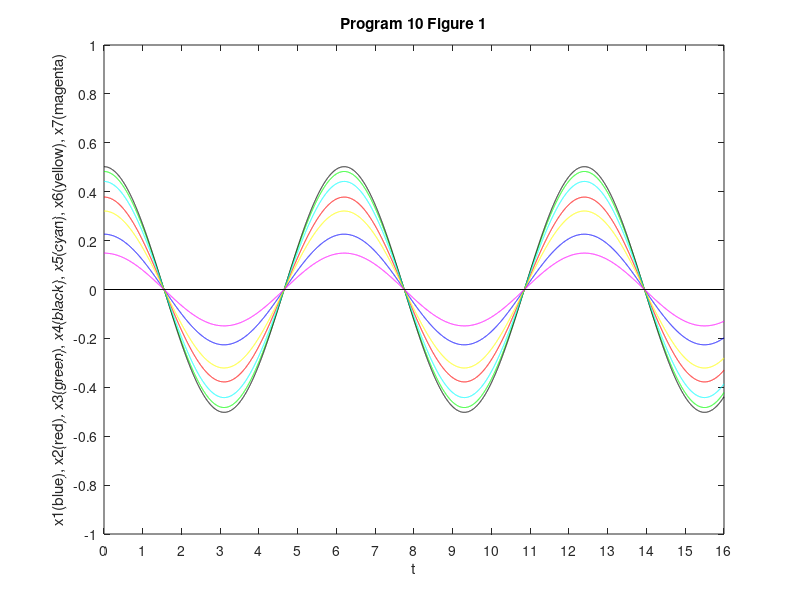
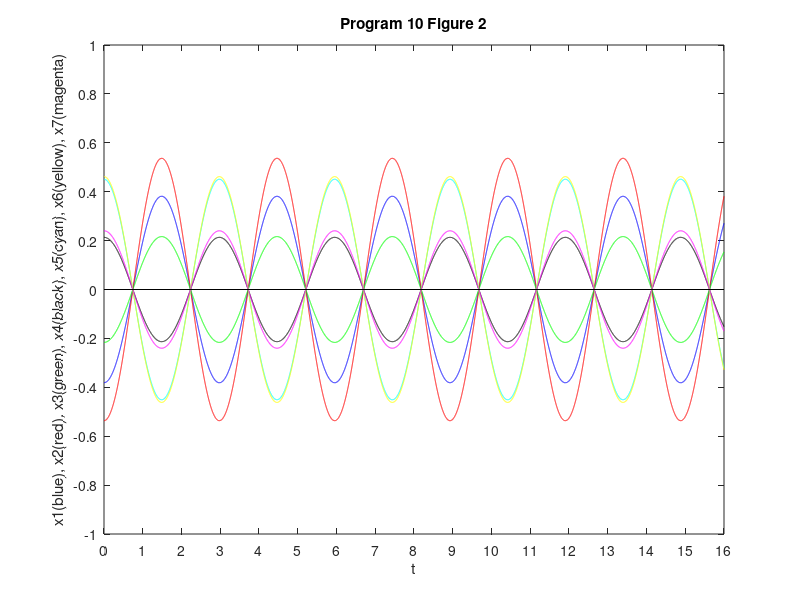
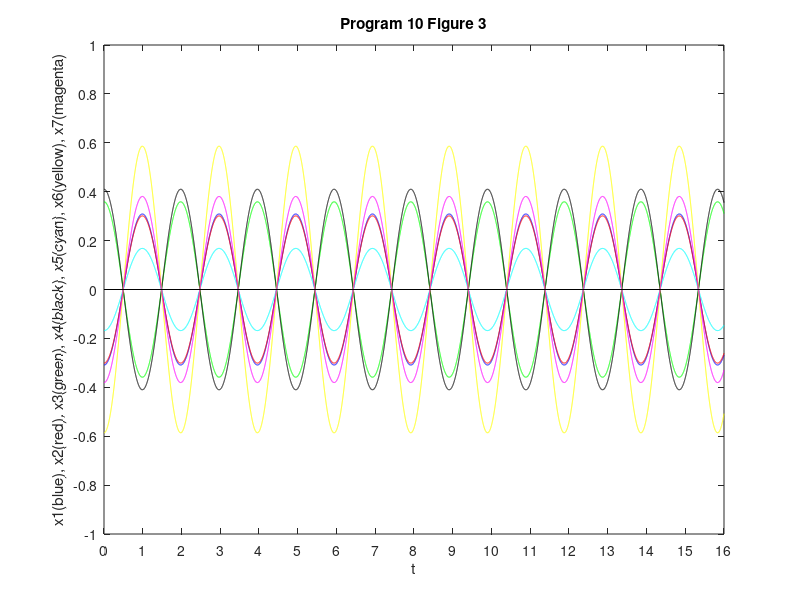
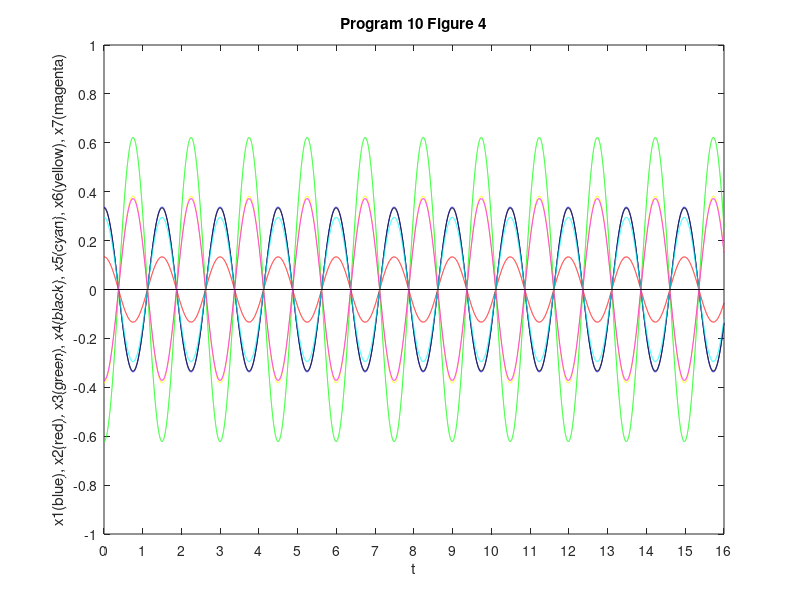

Source code (MATLAB) for these figures, in order:
% Yejun Song
% CSC 2262
% Spring 2023
% Program 10

format compact
clear, clc

m1 = .4;
m2 = .9;
m3 = .7;
m4 = .8;
m5 = .6;
m6 = .5;
m7 = .3;
k1 = 3.9;
k2 = 5.2;
k3 = 4.2;
k4 = 4.7;
k5 = 5.3;
k6 = 4.9;
k7 = 4.4;
k8 = 5.4;

 
A = [-(k1 + k2)/m1         k2/m1              0             0             0               0              0
             k2/m2   -(k2+k3)/m2          k3/m2             0             0               0              0
                 0         k3/m3    -(k3+k4)/m3         k4/m3             0               0              0
                 0             0          k4/m4   -(k4+k5)/m4         k5/m4               0              0
                 0             0              0         k5/m5   -(k5+k6)/m5           k6/m5              0
                 0             0              0             0         k6/m6     -(k6+k7)/m6          k7/m6
                 0             0              0             0             0           k7/m7    -(k7+k8)/m7];
A = -A;

[eigvec eigval] = eig(A);
t = 0 : .001 : 16;
lineX = [0, 16];
lineY = [0, 0];
titles(1,:) = 'Program 10 Figure 1';
titles(2,:) = 'Program 10 Figure 2';
titles(3,:) = 'Program 10 Figure 3';
titles(4,:) = 'Program 10 Figure 4';
titles(5,:) = 'Program 10 Figure 5';
titles(6,:) = 'Program 10 Figure 6';
titles(7,:) = 'Program 10 Figure 7';

for k = 1 : 7
 w = sqrt(eigval(k,k));
 c1 = eigvec(1,k);
 c2 = eigvec(2,k);
 c3 = eigvec(3,k);
 c4 = eigvec(4,k);
 c5 = eigvec(5,k);
 c6 = eigvec(6,k);
 c7 = eigvec(7,k);
 x1 = c1*cos(w*t);
 x2 = c2*cos(w*t);
 x3 = c3*cos(w*t);
 x4 = c4*cos(w*t);
 x5 = c5*cos(w*t);
 x6 = c6*cos(w*t);
 x7 = c7*cos(w*t);
 figure(k);
 plot(t,x1,'b',t,x2,'r',t,x3,'g',t,x4,'k',t,x5,'c',t,x6,'y',t,x7,'m',lineX,lineY,'k');
 axis([0 16 -1 1]);
 set(gca,'xtick', 0 : 16);
 set(gca,'ytick', -1 : .2 : 1);
 xlabel('t');
 ylabel('x1(blue), x2(red), x3(green), x4(black), x5(cyan), x6(yellow), x7(magenta)');
 title(titles(k,:));
end